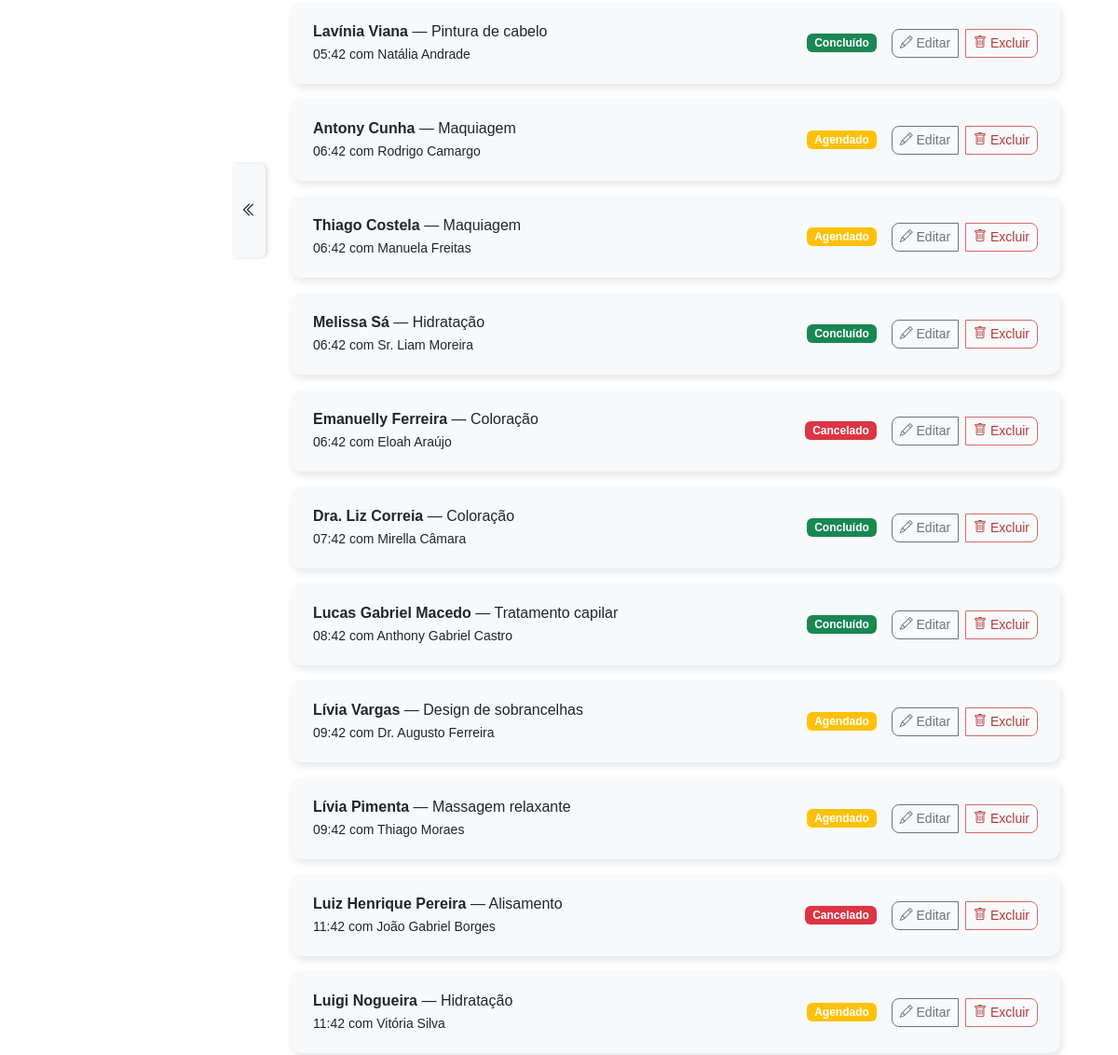
Page /?date=2025-08-06 (signed in, middle part) on the earlier database version.
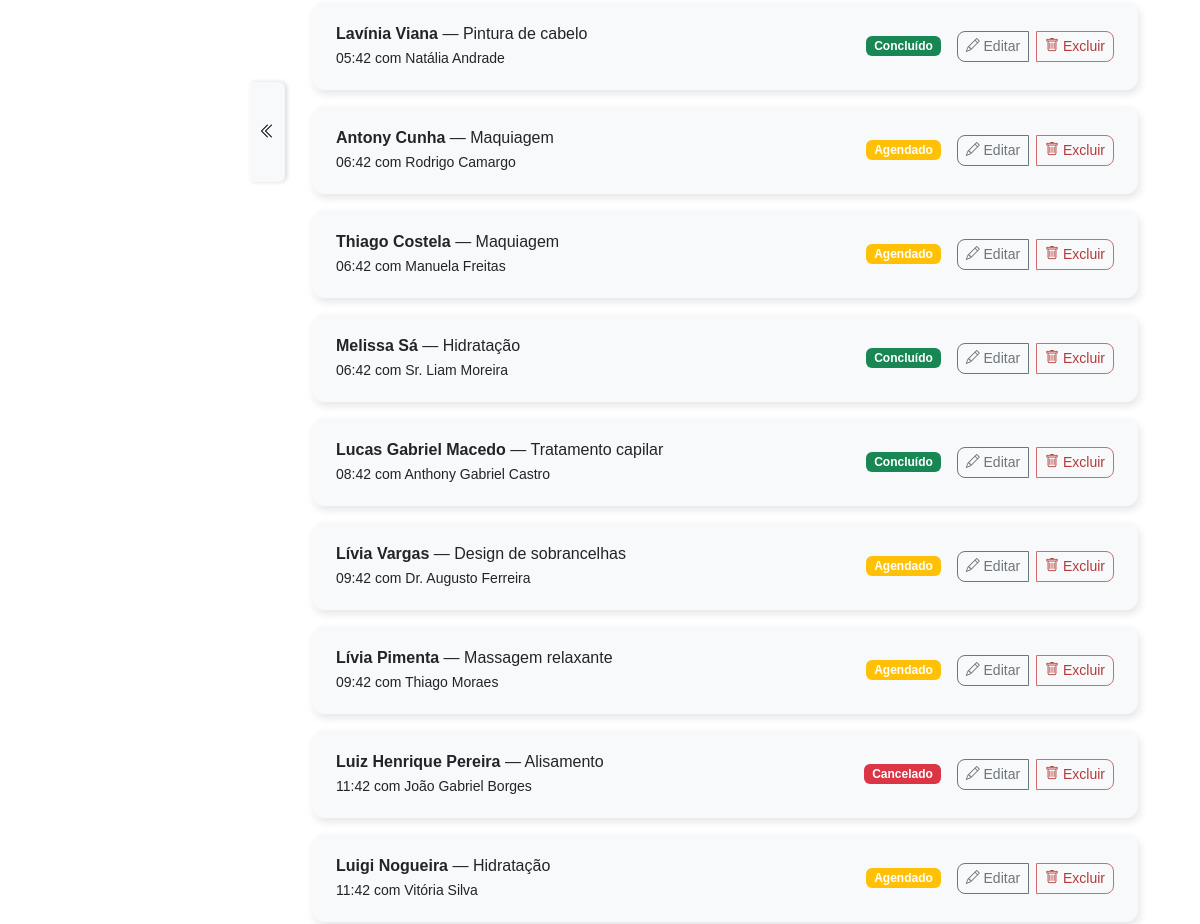
Same page on the later database version.
### m2a_salon_app/models.py (models this page shows, shortened)
class Appointment(models.Model):
    STATUS_SCHEDULED = 'scheduled'
    STATUS_COMPLETED = 'completed'
    STATUS_CANCELED = 'canceled'
    STATUS_CHOICES = [
        (STATUS_SCHEDULED, 'Scheduled'),
        (STATUS_COMPLETED, 'Completed'),
        (STATUS_CANCELED, 'Canceled'),
    ]
    client = models.ForeignKey(Client, on_delete=models.CASCADE, related_name='appointments')
    service = models.ForeignKey(Service, on_delete=models.CASCADE, related_name='appointments')
    professional = models.ForeignKey(Professional, on_delete=models.CASCADE, related_name='appointments')
    scheduled_at = models.DateTimeField()
    status = models.CharField(max_length=10, choices=STATUS_CHOICES, default=STATUS_SCHEDULED)
    created_at = models.DateTimeField(auto_now_add=True)
    class Meta:
        verbose_name = _('Agendamento')
        verbose_name_plural = _('Agendamentos')
        ordering = ['scheduled_at']
        indexes = [
            models.Index(fields=['professional', 'scheduled_at']),
        ]

class Client(models.Model):
    name = models.CharField(max_length=100)
    email = models.EmailField(unique=True)
    phone = models.CharField(max_length=20)
    created_at = models.DateTimeField(auto_now_add=True)
    class Meta:
        verbose_name = _('Cliente')
        verbose_name_plural = _('Clientes')

class Service(models.Model):
    name = models.CharField(max_length=100)
    duration_minutes = models.PositiveIntegerField()
    price = models.DecimalField(max_digits=8, decimal_places=2)
    class Meta:
        verbose_name = _('Serviço')
        verbose_name_plural = _('Serviços')

class Professional(models.Model):
    name = models.CharField(max_length=100)
    specialties = models.ManyToManyField(Service, related_name='professionals')
    is_active = models.BooleanField(default=True)
    class Meta:
        verbose_name = _('Profissional')
        verbose_name_plural = _('Profissionais')

### m2a_salon_app/views.py (the view)
# urls.py: path('', HomeView.as_view(), name='home'),
@login_required_mixin
class HomeView(TemplateView):
    template_name = 'home.html'
    def get_context_data(self, **kwargs):
        context = super().get_context_data(**kwargs)
        date_str = self.request.GET.get('date')
        try:
            selected_date = datetime.strptime(date_str, '%Y-%m-%d').date()
        except (TypeError, ValueError):
            selected_date = now().date()
        context['selected_date'] = selected_date
        context['prev_date'] = (selected_date - timedelta(days=1)).isoformat()
        context['next_date'] = (selected_date + timedelta(days=1)).isoformat()
        context['client_count'] = Client.objects.count()
        context['service_count'] = Service.objects.count()
        context['professional_count'] = Professional.objects.count()
        context['appointment_create_url'] = reverse_lazy('appointment-create')
        appointments = Appointment.objects.filter(
            scheduled_at__date=selected_date
        ).select_related('client', 'service', 'professional')
        context['appointments_today'] = appointments
        return context

### m2a_salon_app/templatetags/custom_tags.py (called while the page is built)
@register.filter
def translate_status(value):
    mapping = {
        'scheduled': 'Agendado',
        'canceled': 'Cancelado',
        'completed': 'Concluído',
    }
    return mapping.get(value, value)

@register.filter
def status_badge_class(value):
    return {
        'scheduled': 'bg-warning',
        'canceled': 'bg-danger',
        'completed': 'bg-success',
    }.get(value, 'bg-secondary')

### m2a_salon_app/templates/home.html (shortened to what this page needs)
{% extends 'base.html' %}
{% load static %}
{% load custom_tags %}
{% block extra_css %}
    <link rel="stylesheet" href="{% static 'css/home.css' %}">
{% endblock %}
{% block content %}
<div class="container py-4">
    {% if appointments_today %}
    <ul class="list-group">
        {% for appt in appointments_today %}
            <li class="list-group-item d-flex justify-content-between align-items-center">
                <div>
                    <strong>{{ appt.client.name }}</strong> — {{ appt.service.name }}<br>
                    <small>{{ appt.scheduled_at|date:"H:i" }} com {{ appt.professional.name }}</small>
                </div>
                <div class="d-flex align-items-center gap-3">
                    <span class="badge {{ appt.status|status_badge_class }}">{{ appt.status|translate_status }}</span>
                    <div class="btn-group gap-2" role="group">
                        <button class="btn btn-outline-secondary btn-sm"
                                data-bs-toggle="modal"
                                data-bs-target="#edit-modal"
                                data-pk="{{ appt.pk }}"
                                data-form-url="{% url 'appointment-update-form-ajax' appt.pk %}"
                                data-update-url="{% url 'appointment-update' appt.pk %}">
                            <i class="bi bi-pencil"></i> Editar
                        </button>
                        <button class="btn btn-outline-danger btn-sm"
                                data-bs-toggle="modal"
                                data-bs-target="#delete-modal"
                                data-delete-url="{% url 'appointment-delete-data-ajax' appt.pk %}"
                                data-pk="{{ appt.pk }}">
                            <i class="bi bi-trash"></i> Excluir
                        </button>
                    </div>
                </div>
            </li>
        {% endfor %}
    </ul>
    {% else %}
    <p class="text-muted">Nenhum agendamento para {{ selected_date|date:"d/m/Y" }}.</p>
    {% endif %}
</div>
{% endblock %}

Differences in the rows shown:
removed Appointment: client.name "Emanuelly Ferreira", service.name "Coloração", scheduled_at "06:42", professional.name "Eloah Araújo", status|translate_status "Cancelado"
removed Appointment: client.name "Dra. Liz Correia", service.name "Coloração", scheduled_at "07:42", professional.name "Mirella Câmara", status|translate_status "Concluído"
